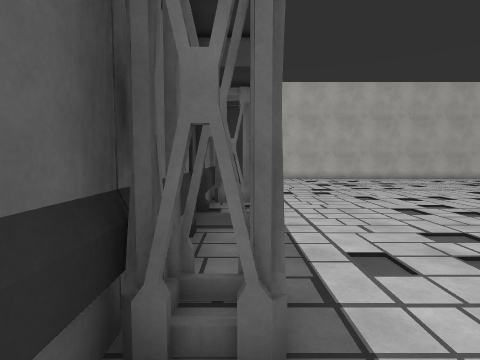
view 1 (above)

21 first-person views from a walk through a Unity game level. The camera is 1.5 m above the floor, tilts 4° down and sees 80° across. The floor is counted in squares, 1 m on a side. Each view is taken from the middle of a square. On the plan, view 1 faces up. The plan holds only what a view shows up to about 14 squares ahead; the rest is blank. The place goes on beyond the plan. The player is left out. Surface patterns are stand-ins for the level's own textures.

view 2
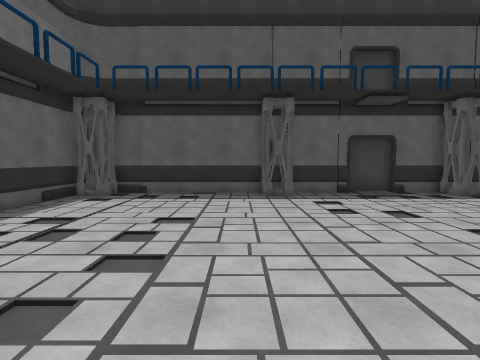

view 3
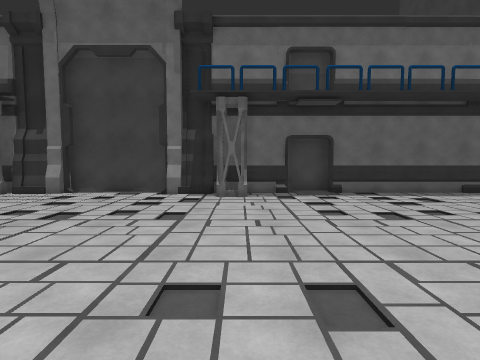

view 4
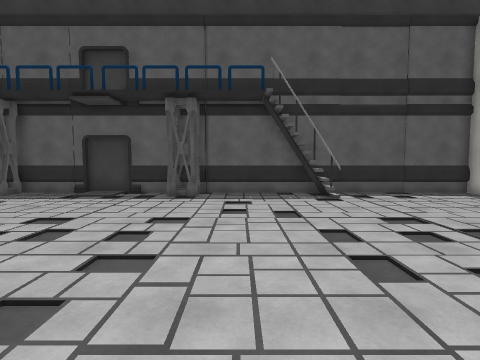

view 5
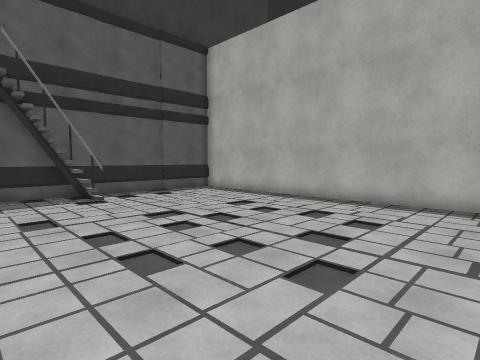

view 6
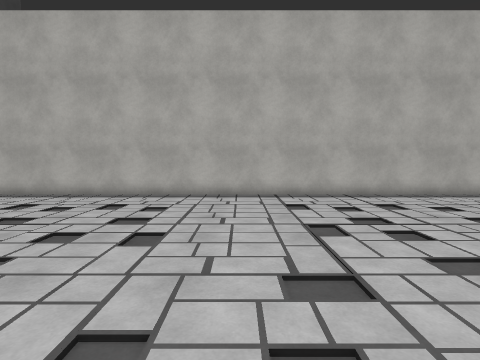

view 7
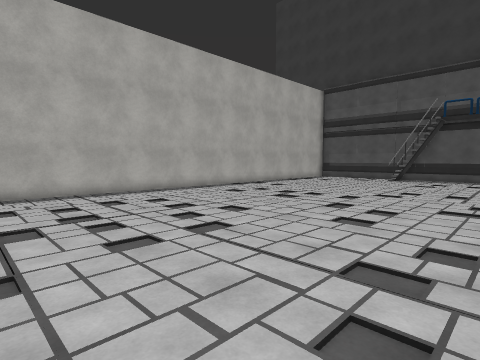

view 8
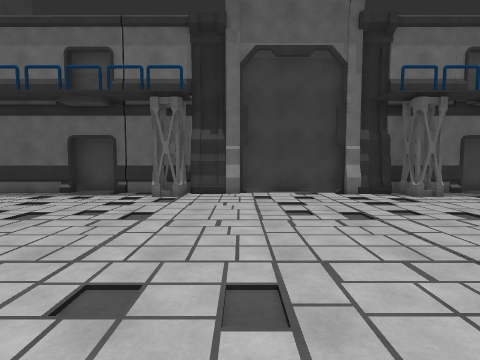

view 9
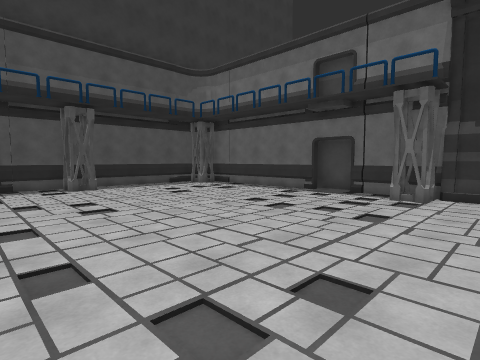

view 10
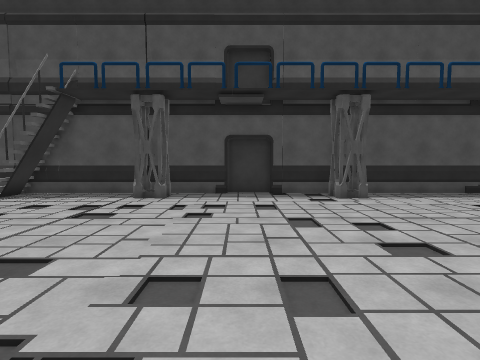

view 11
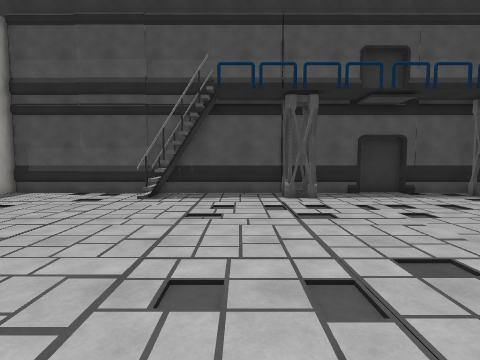

view 12
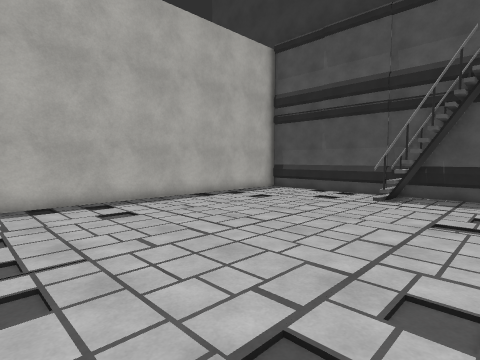

view 13
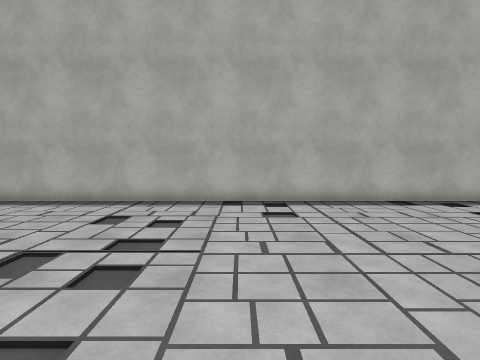

view 14
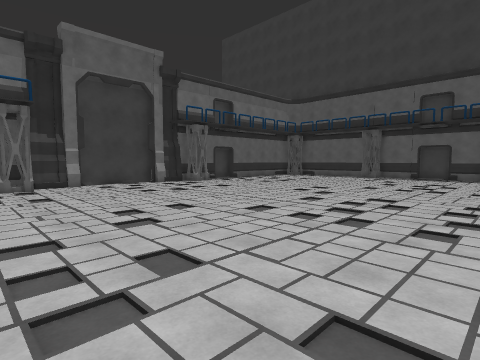

view 15
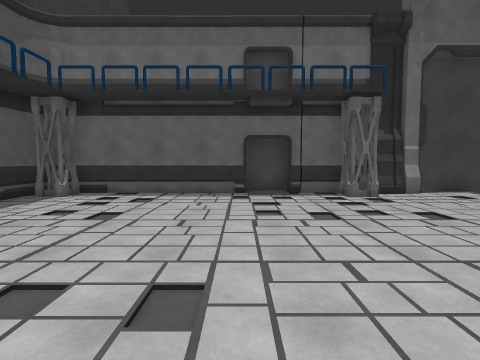

view 16
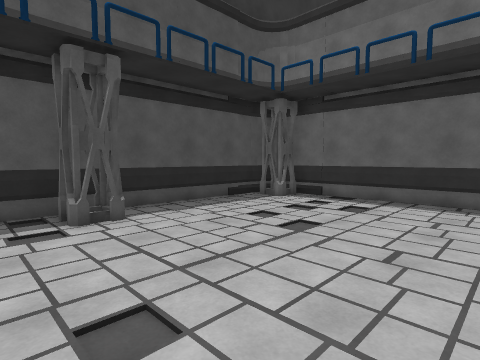

view 17
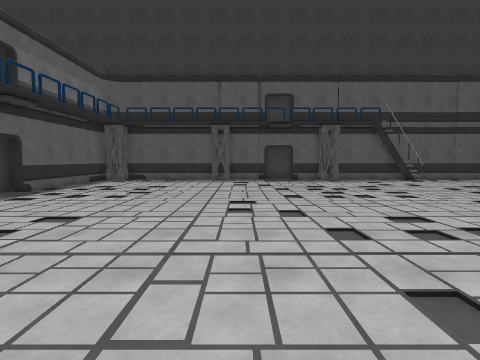

view 18
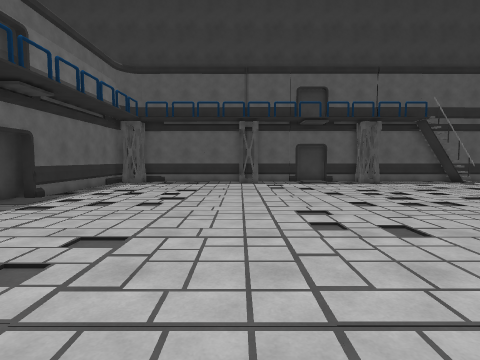

view 19
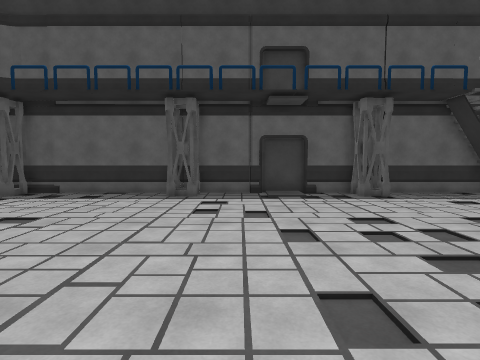

view 20
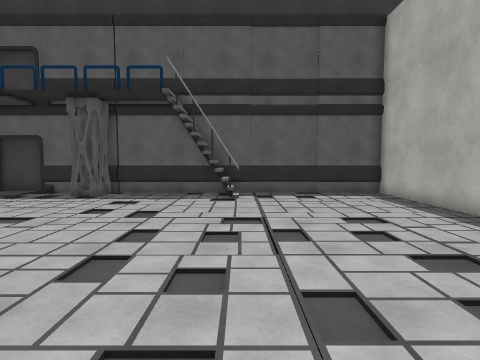

view 21
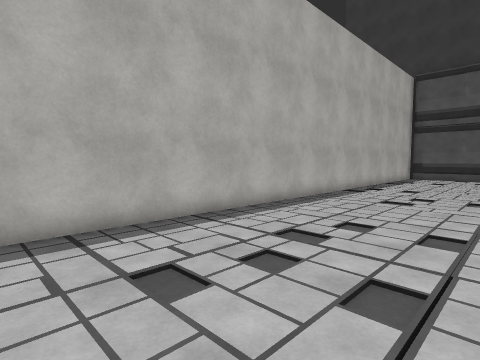

### Floor plan
Points are (right, up) in squares from view 1. A wall is a line through its corners. A room is listed if a view was taken in it or the views show most of it. See-through windows are left out.
Room 1 (views 1, 2, 3, 4, 5, 6, 7, 8, 9, 10, 11, 12, 13, 14, 15, 16, 17, 18, 19, 20, 21)
walls: (14.5, -5.6) (15.4, -5.6) (15.4, -6.2); (20, -5.9) (22.2, -5.9); (20.6, -6.1) (25.9, -6.1); (20, -6.5) (20, -5.6) (20.9, -5.6); (13.1, -5.9) (15.4, -5.9); (15.1, -6.8) (20.2, -6.8); (9.8, -6.1) (14.6, -6.1); (25.6, -6.8) (28, -6.8); (7.9, -5.9) (7.9, -6.5); (27.7, -6.5) (27.7, -6.1) (35.8, -6.1) (36.4, -5.9); (0.8, 15.8) (-0.8, 15.8); (0.8, 16) (-0.8, 16); (35.1, 16.5) (34.9, 17); (0.8, 16.6) (0.8, 16.3); (0.8, 17) (0.7, 16.6); (7.4, -6.8) (9.8, -6.8); (37, 7.5) (37, 23.2); (-1, 6.1) (-1, -4.8); (0.3, 16.5) (0.3, 15.5); (-1.2, 8) (-1.2, 6); (37.2, 5.6) (37.2, 7.6); (36.5, 15.5) (35.4, 15.5) (35.4, 16.5); (36.9, 15.8) (34.9, 15.8); (36.9, 16.4) (36.7, 16.9); (37, 1.6) (37, 5.6); (34.1, -5.9) (35.6, -5.9); (34.8, 23.4) (-1, 23.4) (-1, 7.9); (35.5, -6) (36, -5.9); (0.3, -6.1) (7.9, -6.1); (37, -4.8) (37, 1.4); (-0.1, -6.1) (0.4, -6.1); (36.9, -5.1) (37, -4.7); (37.2, 23.4) (36.2, 23.4)
low walls: (21.7, -5.6) (22.2, -5.6); (0.8, 16.3) (-0.4, 16.3); (36.8, 17.1) (36.8, 20.2)
objects: other object (0, -5); other object (0, 2) to (0, 3); other object (0, 10) to (0, 11); other object (12, -5) to (13, -5); other object (22, -6) to (23, -5); other object (35, -5) to (36, -5); other object (35, 2) to (36, 3); other object (35, 10) to (36, 11)

Where each view was taken, in squares from view 1:
view 1: 0 up, 0 right, facing up
view 2: 1 up, 12 right, facing left
view 3: 7 up, 12 right, facing down
view 4: 13 up, 12 right, facing left
view 5: 13 up, 12 right, facing up-left
view 6: 11 up, 12 right, facing up
view 7: 10 up, 13 right, facing up-right
view 8: 7 up, 20 right, facing down
view 9: 7 up, 20 right, facing down-right
view 10: 7 up, 24 right, facing right
view 11: 13 up, 24 right, facing right
view 12: 13 up, 24 right, facing up-right
view 13: 13 up, 26 right, facing up
view 14: 12 up, 25 right, facing down-left
view 15: 7 up, 28 right, facing down
view 16: 5 up, 28 right, facing down-right
view 17: 4 up, 21 right, facing left
view 18: 2 up, 19 right, facing left
view 19: 5 up, 12 right, facing left
view 20: 17 up, 12 right, facing left
view 21: 17 up, 12 right, facing up-right
